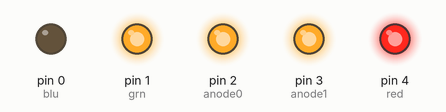
Simulated run of this sketch. Board: Arduino Uno, built with avr-gcc and run on an emulated ATmega328P. Parts: output pins drawn as LEDs (lit = HIGH).

Above: at 0.3 s.
At 1.2 s:
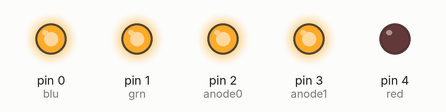
At 2.5 s:
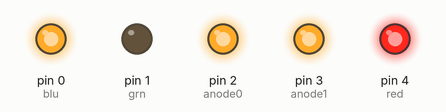
Timing chart, 0 to 4.5 s (numbered marks = the images above):
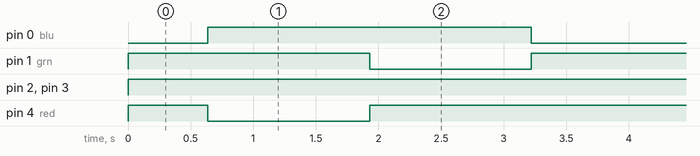

The sketch:

Rupee-Default_1051_.ino
```cpp
/* Do Not Modify Between these lines. These are pin assignments */
const int red    = 4; //Active Low
const int grn    = 1; //Active Low
const int blu    = 0; //Active Low
const int anode0 = 2; //Active High - Top Row Anode
const int anode1 = 3; //Active High - Bottom Row Anode
/* End of Pin Assignments */

int red_x = 0;
int grn_x = 0;
int blu_x = 0;
int wait  = 5;

void setup() {
  pinMode(anode0, OUTPUT);
  pinMode(anode1, OUTPUT);
  pinMode(red,    OUTPUT);
  pinMode(grn,    OUTPUT);
  pinMode(blu,    OUTPUT);
  digitalWrite(red,   HIGH);
  digitalWrite(grn,   HIGH);
  digitalWrite(blu,   HIGH);
  digitalWrite(anode0, LOW);
  digitalWrite(anode1, LOW);

}

void loop() {
  digitalWrite(anode0, HIGH);
  digitalWrite(anode1, HIGH);
  rgb_fade();

}

void rgb_fade(){
  //red low to high - blue high to low
  red_x = 255;
  blu_x =   0;
  grn_x = 255;
  for (int i=0; i <= 256; i+=1){
    red_x = red_x - 1;
    blu_x = blu_x + 1;
    grn_x = grn_x - 1;
    analogWrite(red, red_x);
    //analogWrite(grn, grn_x);
    analogWrite(blu, blu_x);
    delay(wait);
  }
  //red high to low - green low to high
  red_x =   0;
  blu_x = 255;
  grn_x = 255;
  for (int i=0; i <= 256; i+=1){
    red_x = red_x + 1;
    blu_x = blu_x + 1;
    grn_x = grn_x - 1;
    analogWrite(red, red_x);
    analogWrite(grn, grn_x);
    //analogWrite(blu, blu_x);
    delay(wait);
  }
  //green high to low - blue low to high
  red_x = 255;
  blu_x = 255;
  grn_x =   0;
  for (int i=0; i <= 256; i+=1){
    //red_x = red_x + 1;
    blu_x = blu_x - 1;
    grn_x = grn_x + 1;
    //analogWrite(red, red_x);
    analogWrite(grn, grn_x);
    analogWrite(blu, blu_x);
    delay(wait);
  }
}
```

Measured:
- by itself, pin 0 (blu), pin 1 (grn), pin 4 (red): alternates HIGH for 2.6 s and LOW for 1.3 s
- by itself, pin 2 (anode0), pin 3 (anode1): LOW → HIGH at 0.00 s
- by itself, everything shown: repeats every 3.9 s, in 3 steps
